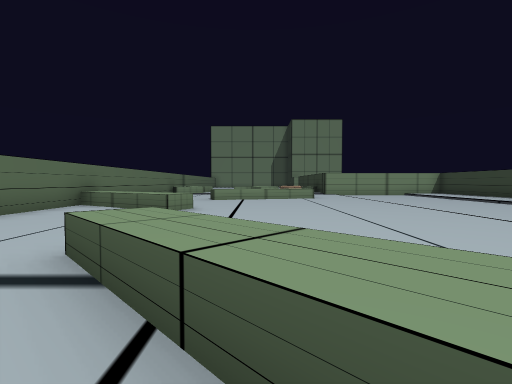
view 1 (above)

16 first-person views from a walk through a Unity game level. The camera is 1.2 m above the floor, tilts 2° down and sees 85° across. The floor is counted in squares, 2 m on a side. Each view is taken from the middle of a square. On the plan, view 1 faces up. The plan holds only what a view shows up to about 9 squares ahead; the rest is blank. The place goes on beyond the plan. The player is left out. Some surface patterns are stand-ins.

view 2
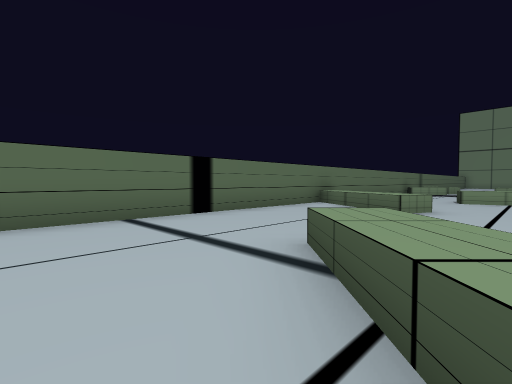

view 3
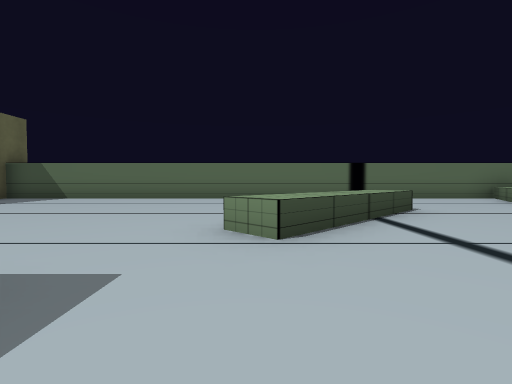

view 4
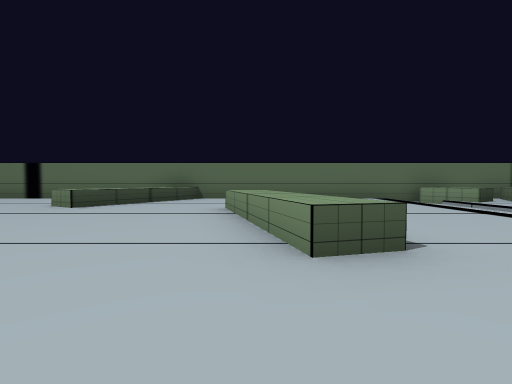

view 5
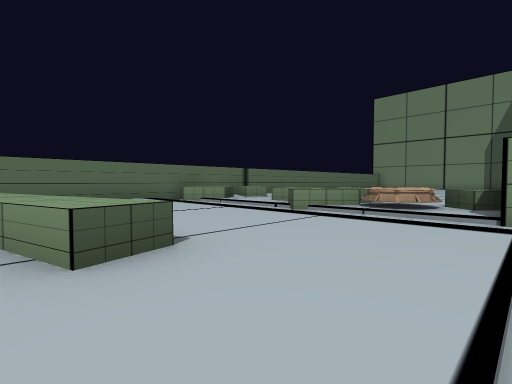

view 6
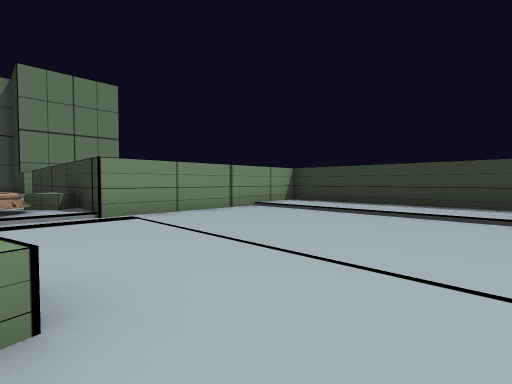

view 7
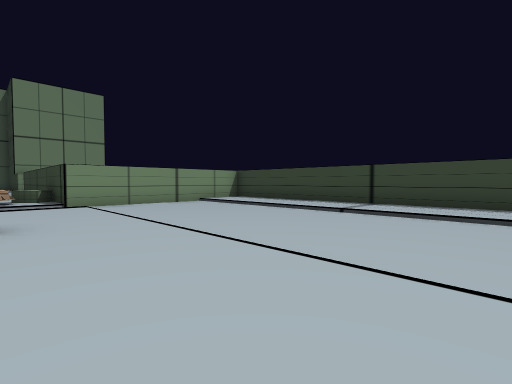

view 8
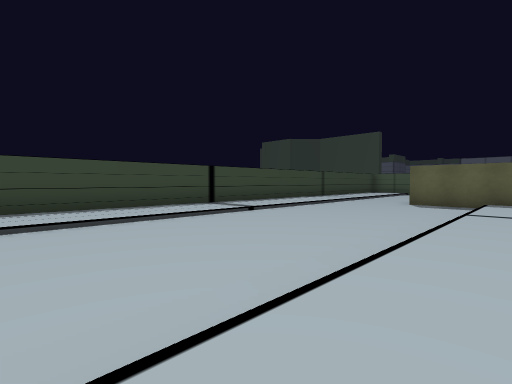

view 9
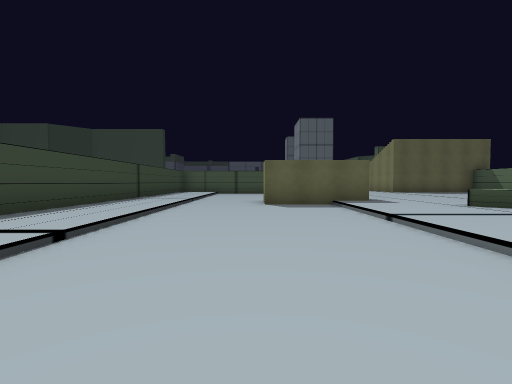

view 10
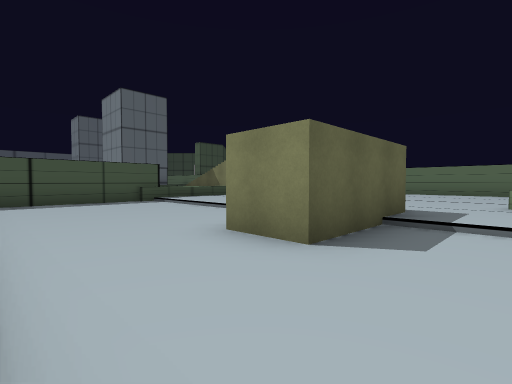

view 11
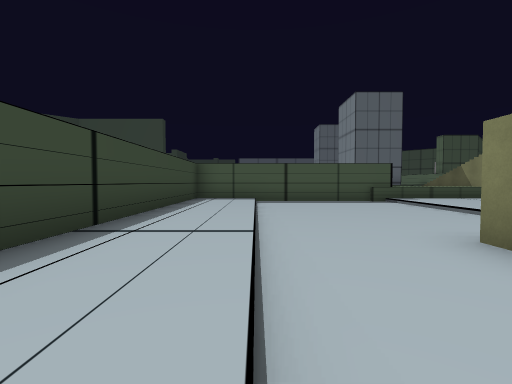

view 12
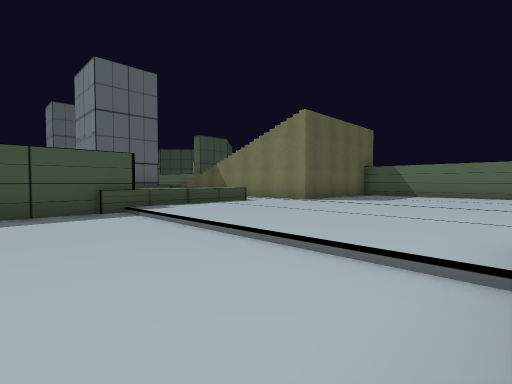

view 13
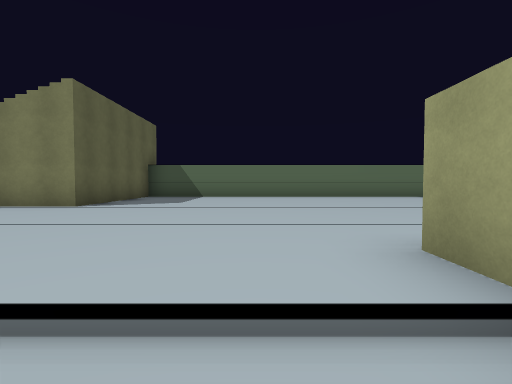

view 14
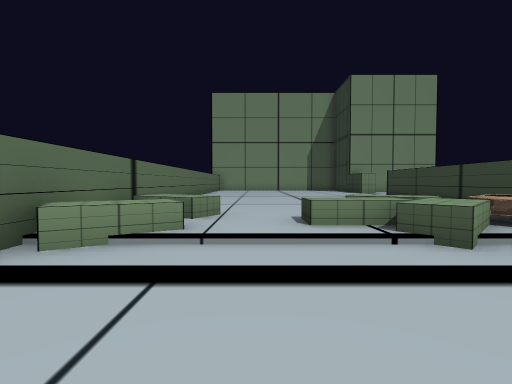

view 15
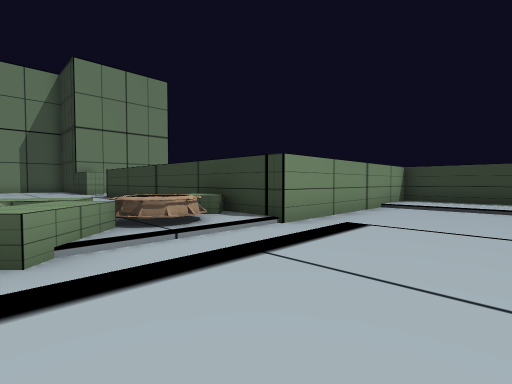

view 16
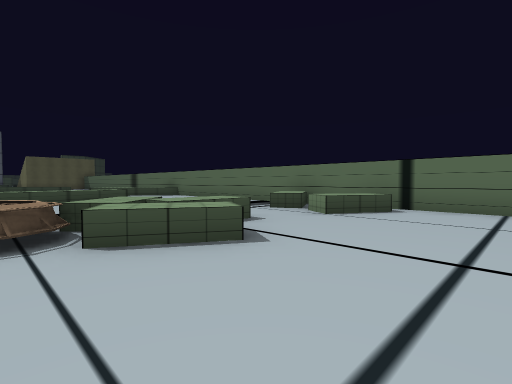

### Floor plan
Key: @ floor where view 1 was taken; # wall or solid block; . main floor; - floor 0.25 m lower than the main floor; / step, stairs or slope; = window, fence, low wall or low ledge; ^ raised ledge; O other object.
Columns run from 5 left of view 1 to 10 right of it. Each row starts with its distance up from view 1.
 20 #....... #
 19 #....... #
 18 #^...=.. #
 17 #^^..^^.^#
 16 #^^.^^^O.#
 15 #^///^///#######
 14 #/////////---/.#
 13 # ......./---/.#
 12 #  . ..../---/.#
 11 #    .^^./---/.#
 10 #  .^^^../---/.#
  9 #......../---/.#
  8 #^......./---/.#
  7 #^^^...../---/.#
  6 #..^...../---/.#
  5 #......../---/.#
  4 #......../---/.#
  3 #...=..../---/.#
  2 #...^^.../---/.#
  1 #....^^../---/.#
  0 #....@^../---/.#
 -1 #......../---/.#
 -2 #.......###--/.#
 -3 #.......###--/.#
 -4 #......../---/.#
 -5 #......../---/.#
 -6 #......../---/.#
 -7 #......../---/.#
 -8 #####..../---/.#
 -9     #.^^^#######

Where each view was taken, in squares from view 1:
view 1: 0 up, 0 right, facing up
view 2: 0 up, 0 right, facing up-left
view 3: 0 up, 4 right, facing left
view 4: 10 up, 4 right, facing left
view 5: 10 up, 4 right, facing up-left
view 6: 9 up, 2 right, facing up-right
view 7: 6 up, 2 right, facing up-right
view 8: 8 up, 3 right, facing down-right
view 9: 6 up, 6 right, facing down
view 10: 0 up, 8 right, facing down-left
view 11: 0 up, 8 right, facing down
view 12: 3 down, 6 right, facing down-left
view 13: 4 down, 5 right, facing left
view 14: 12 up, 2 left, facing up
view 15: 12 up, 0 right, facing up-right
view 16: 20 up, 2 right, facing down-left
